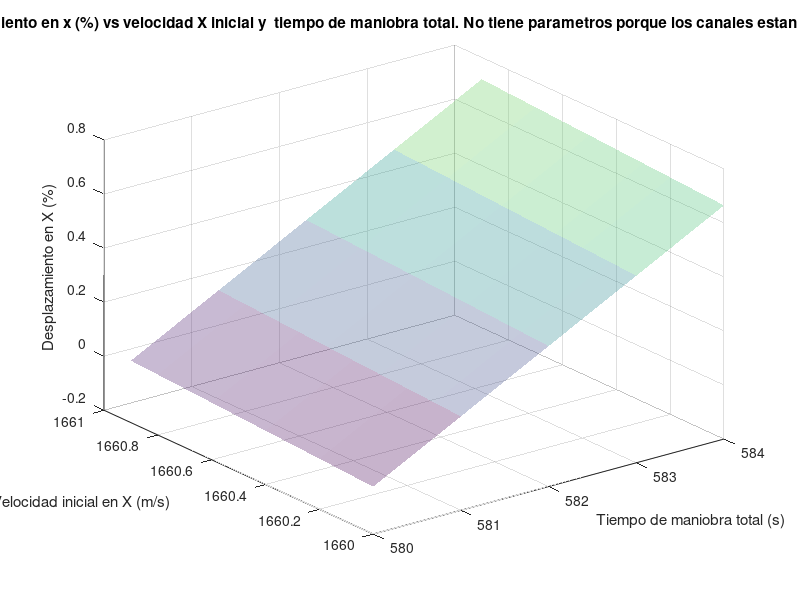
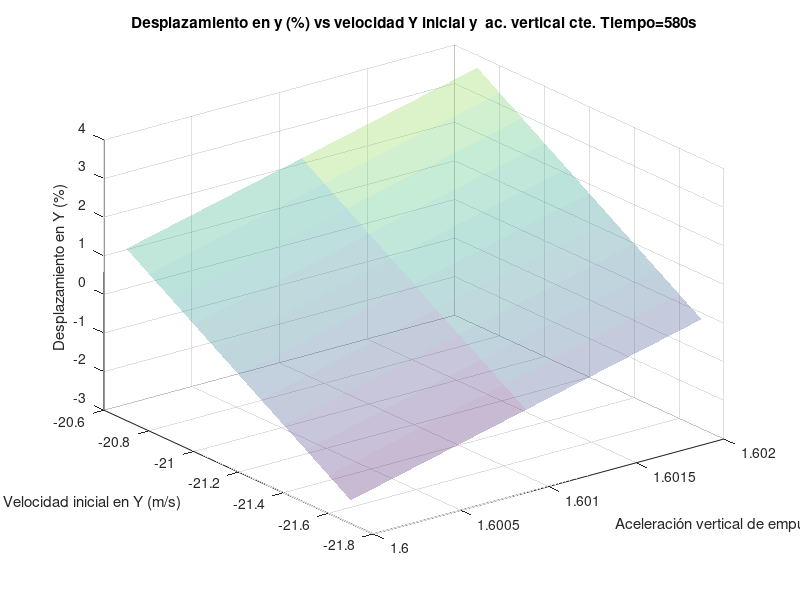
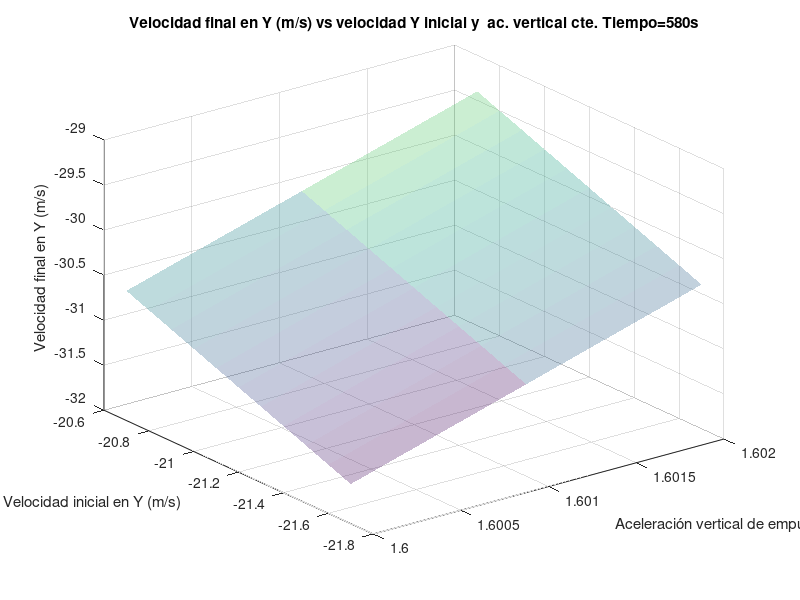

The MATLAB source for these figures, in order:
%
% Nominal trajectory computation
%
% Hipotesis 10-15 min fligt; Moon observer is inertial one; Flat Moon, no
% curvature retained; No Moon motion, never rotation retained. Only Moon
% gravity retained; contant gravity considered (take into account the real
% gravity variation in the las 10-15 minutes of the operation), nor
% atmosphere neiter other contact actions on the vehicle. Dynamics on the
% plane; considered cdm trajectory in the plane and attitude dynamics in
% the normal direction to the trajectory plane, that is onlu pitch dynamics.
% 
%
% Reference axes; Cartesian Coordinates, Origin on the Moon surface, x-axis
% along the Moon surface; y-axis along the normal to the Moon surface
% upwards.
%
% Model parameters
%
% g_surface_moon, x_dot_f = 0.0
%
% Design parameters, to be selected, independent variables
%
% x_dot_cero, y_dot_cero, tf_t0, K (pitch attitude parameter tg(theta_N)
%
% Design Constraints, dependent variables to be computed as function of
% independent variables
%
% xf_x0, yf_y0, y_dot_f
%
% Other constraints to be considered
%
% Pitch Attitude dy_dx_1_4_tf_t0, dy_dx_1_2_tf_t0, dy_dx_3_4_tf_t0, dy_dx_7_8_tf_t0
%
clear all
close all
clc
%
rad_to_deg = 180.0/pi;
%
% Parameters
%
g_surface_moon = 1.617; % (m/sec^2)
x_dot_f = 0.0; % (m/sec)
%
% min, delta and numbers of values to be considered for each design
% parameter
%
% x_dot_0 (relative to moon surface)
%
min_x_dot_0 = 1660; % (m/sec)
delta_x_dot_0 = 0.1e00; % (m/sec)
num_x_dot_0 = 10.0e00; % (-)
%
% y_dot_0 (relative to moon surface)
%
min_y_dot_0 = -20.7; % (m/sec)
delta_y_dot_0 = -0.1e00; % (m/sec)
num_y_dot_0 = 11.0e00; % (-)
%
% tf_t0
%
min_tf_t0 = 580; % (sec) 
delta_tf_t0 = 1.0e00 ; % (sec)
num_tf_t0 = 5.0e00; % (-)
%
% Base Thrust Vertical Acceleration
%
min_thrust_vert_acc = 1.6e00; % (m/sec/sec) % 0.9 (m/sec/sec)
delta_thrust_vert_acc = 0.001e00; % (m/sec/sec)
num_thrust_vert_acc = 3.0e00; % (m/sec/sec)
%
%
for index_x_dot_0 = 1:1:num_x_dot_0
%    
    x_dot_0(index_x_dot_0) = min_x_dot_0 + (index_x_dot_0 - 1.0)*delta_x_dot_0;
    xd0 = x_dot_0(index_x_dot_0);
%    
    for index_y_dot_0 = 1:1:num_y_dot_0
%    
        y_dot_0(index_y_dot_0) = min_y_dot_0 + (index_y_dot_0 - 1.0)*delta_y_dot_0;
        yd0 = y_dot_0(index_y_dot_0);
%
        for index_tf_t0 = 1:1:num_tf_t0
%    
            tf_t0(index_tf_t0) = min_tf_t0 + (index_tf_t0 - 1.0)*delta_tf_t0;
            tf0 = tf_t0(index_tf_t0);
%
            for index_thrust_vert_acc = 1:1:num_thrust_vert_acc
%    
                thrust_vert_acc(index_thrust_vert_acc) = min_thrust_vert_acc + (index_thrust_vert_acc - 1.0)*delta_thrust_vert_acc;
                thrust_vert_acc_c = thrust_vert_acc(index_thrust_vert_acc);
%
% xf_x0
                xf_x0(index_x_dot_0,index_tf_t0,index_y_dot_0,index_thrust_vert_acc) = xd0*tf0 + 0.5e00*(x_dot_f - xd0)/tf0*tf0*tf0; % (m) x speed down
%
% yf_y0
                yf_y0(index_y_dot_0,index_thrust_vert_acc,index_x_dot_0,index_tf_t0) = yd0*tf0 + 0.5e00*(-g_surface_moon + thrust_vert_acc_c)*tf0*tf0; % (m) y speed up
%
% y_dot_f
                y_dot_f(index_y_dot_0,index_thrust_vert_acc,index_x_dot_0,index_tf_t0) = yd0 + (-g_surface_moon + thrust_vert_acc_c)*tf0; % (m/sec) y speed up
%
% Pitch Attitude Parameter

                par_att = sqrt((x_dot_f - xd0)/tf0*(x_dot_f - xd0)/tf0 + thrust_vert_acc_c*thrust_vert_acc_c);
                theta_pitch_att(index_x_dot_0,index_y_dot_0,index_tf_t0,index_thrust_vert_acc) = rad_to_deg*atan2(thrust_vert_acc_c/par_att,(x_dot_f - xd0)/tf0/par_att); % (deg
                                
% dy_dx_1_4_tf_t0
%
                par_t = 0.25e00*tf0; % (sec)
                d_x = xd0 + (x_dot_f - xd0)/tf0*par_t; % (m) x speed down
                d_y = yd0 + (-g_surface_moon + thrust_vert_acc_c)*par_t; % (m) y speed up
                dy_dx_1_4_tf_t0(index_x_dot_0,index_y_dot_0,index_tf_t0,index_thrust_vert_acc) = d_y/d_x; % (-)
%
% dy_dx_1_2_tf_t0
%
                par_t = 0.5e00*tf0; % (sec)
                d_x = xd0 + (x_dot_f - xd0)/tf0*par_t; % (m) x speed down
                d_y = yd0 + (-g_surface_moon + thrust_vert_acc_c)*par_t; % (m) y speed up
                dy_dx_1_2_tf_t0(index_x_dot_0,index_y_dot_0,index_tf_t0,index_thrust_vert_acc) = d_y/d_x; % (-)
%
% dy_dx_3_4_tf_t0
%
                par_t = 0.75e00*tf0; % (sec)
                d_x = xd0 + (x_dot_f - xd0)/tf0*par_t; % (m) x speed down
                d_y = yd0 + (-g_surface_moon + thrust_vert_acc_c)*par_t; % (m) y speed up
                dy_dx_3_4_tf_t0(index_x_dot_0,index_y_dot_0,index_tf_t0,index_thrust_vert_acc) = d_y/d_x; % (-)
%
% dy_dx_7_8_tf_t0
%
                par_t = (7.0e00/8.0e00)*tf0; % (sec)
                d_x = xd0 + (x_dot_f - xd0)/tf0*par_t; % (m) x speed down
                d_y = yd0 + (-g_surface_moon + thrust_vert_acc_c)*par_t; % (m) y speed up
                dy_dx_7_8_tf_t0(index_x_dot_0,index_y_dot_0,index_tf_t0,index_thrust_vert_acc) = d_y/d_x; % (-)
%
            end
%
        end
%
    end
%
end
%
%% Graphical output, every table s function of x_dot_0 and y_dot_0 with
% parameters tf_t0 and K
%
i_fig = 0;

%% xf_x0

i_fig = i_fig + 1;

label_title = ['Desplazamiento en x (%) vs velocidad X inicial y  tiempo de maniobra total. No tiene parametros porque los canales estan desacoplados.'];
label_z = ['Desplazamiento en X (%)'];
label_y = ['Velocidad inicial en X (m/s)'];
label_x = ['Tiempo de maniobra total (s)'];

% Da igual que valor de velocidad incial y ponemos y de aceleración vertical
% ya que en este modelo, son independientes los canales.

figure(i_fig)
surf(tf_t0,x_dot_0,(xf_x0(:,:,1,1)-481520)/481520*100,'FaceAlpha',.3,'EdgeAlpha',.3)
grid on
title(label_title)
zlabel(label_z)
xlabel(label_x)
ylabel(label_y)

% Para este calculo, los resultados más apropiados son: t=580s y
% x_dot_0=1660m/s

%% yf_y0

i_fig = i_fig + 1;

label_title = ['Desplazamiento en y (%) vs velocidad Y inicial y  ac. vertical cte. Tiempo=580s'];
label_z = ['Desplazamiento en Y (%)'];
label_y = ['Velocidad inicial en Y (m/s)'];
label_x = ['Aceleración vertical de empuje (m/s^2)'];

figure(i_fig)
surf(thrust_vert_acc,y_dot_0,(yf_y0(:,:,1,1)+15084)/15084*100,'FaceAlpha',.3,'EdgeAlpha',.3)
grid on
title(label_title)
zlabel(label_z)
xlabel(label_x)
ylabel(label_y)

% Para este calculo, los resultados más apropiados son: y_dot_0=-21.1m/s y
% vert_thrust=1.6m/s^2

%% y_dot_f

%y_dot_final = -21.1 + (-g_surface_moon + 1.6)*580

i_fig = i_fig + 1;

label_title = ['Velocidad final en Y (m/s) vs velocidad Y inicial y  ac. vertical cte. Tiempo=580s'];
label_z = ['Velocidad final en Y (m/s)'];
label_y = ['Velocidad inicial en Y (m/s)'];
label_x = ['Aceleración vertical de empuje (m/s^2)'];

figure(i_fig)
surf(thrust_vert_acc,y_dot_0,y_dot_f(:,:,1,1),'FaceAlpha',.3,'EdgeAlpha',.3)
grid on
title(label_title)
zlabel(label_z)
xlabel(label_x)
ylabel(label_y)





